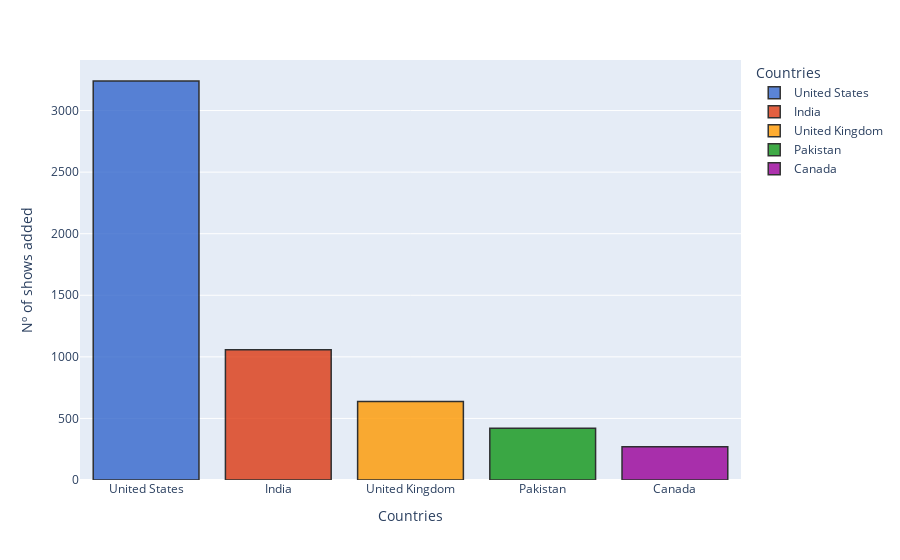

Notebook cell for this chart:
### Code cell
fig = px.bar(x = countries.head(5).index, y = countries.head(5),
             color = countries.head(5).index,
            color_discrete_sequence=px.colors.qualitative.G10,
            labels = {'x':'Countries', 'y':'Nº of shows added', 'color':'Countries'})


fig.update_traces(marker_line_color='black',
                  marker_line_width=1.5, opacity=0.8)
fig.show()

### Figure 1 — Plotly figure (JSON) as saved in the notebook; plotly's stock layout.template omitted (floating-point values rounded to 4 significant figures)
{"data": [{"alignmentgroup": "True", "hovertemplate": "Countries=%{x}<br>Nº of shows added=%{y}<extra></extra>", "legendgroup": "United States", "marker": {"color": "#3366CC", "line": {"color": "black", "width": 1.5}, "pattern": {"shape": ""}}, "name": "United States", "offsetgroup": "United States", "opacity": 0.8, "orientation": "v", "showlegend": true, "textposition": "auto", "type": "bar", "x": ["United States"], "xaxis": "x", "y": [3240], "yaxis": "y"}, {"alignmentgroup": "True", "hovertemplate": "Countries=%{x}<br>Nº of shows added=%{y}<extra></extra>", "legendgroup": "India", "marker": {"color": "#DC3912", "line": {"color": "black", "width": 1.5}, "pattern": {"shape": ""}}, "name": "India", "offsetgroup": "India", "opacity": 0.8, "orientation": "v", "showlegend": true, "textposition": "auto", "type": "bar", "x": ["India"], "xaxis": "x", "y": [1057], "yaxis": "y"}, {"alignmentgroup": "True", "hovertemplate": "Countries=%{x}<br>Nº of shows added=%{y}<extra></extra>", "legendgroup": "United Kingdom", "marker": {"color": "#FF9900", "line": {"color": "black", "width": 1.5}, "pattern": {"shape": ""}}, "name": "United Kingdom", "offsetgroup": "United Kingdom", "opacity": 0.8, "orientation": "v", "showlegend": true, "textposition": "auto", "type": "bar", "x": ["United Kingdom"], "xaxis": "x", "y": [638], "yaxis": "y"}, {"alignmentgroup": "True", "hovertemplate": "Countries=%{x}<br>Nº of shows added=%{y}<extra></extra>", "legendgroup": "Pakistan", "marker": {"color": "#109618", "line": {"color": "black", "width": 1.5}, "pattern": {"shape": ""}}, "name": "Pakistan", "offsetgroup": "Pakistan", "opacity": 0.8, "orientation": "v", "showlegend": true, "textposition": "auto", "type": "bar", "x": ["Pakistan"], "xaxis": "x", "y": [421], "yaxis": "y"}, {"alignmentgroup": "True", "hovertemplate": "Countries=%{x}<br>Nº of shows added=%{y}<extra></extra>", "legendgroup": "Canada", "marker": {"color": "#990099", "line": {"color": "black", "width": 1.5}, "pattern": {"shape": ""}}, "name": "Canada", "offsetgroup": "Canada", "opacity": 0.8, "orientation": "v", "showlegend": true, "textposition": "auto", "type": "bar", "x": ["Canada"], "xaxis": "x", "y": [271], "yaxis": "y"}], "layout": {"barmode": "relative", "legend": {"title": {"text": "Countries"}, "tracegroupgap": 0}, "margin": {"t": 60}, "xaxis": {"anchor": "y", "domain": [0, 1], "title": {"text": "Countries"}}, "yaxis": {"anchor": "x", "domain": [0, 1], "title": {"text": "Nº of shows added"}}}}
